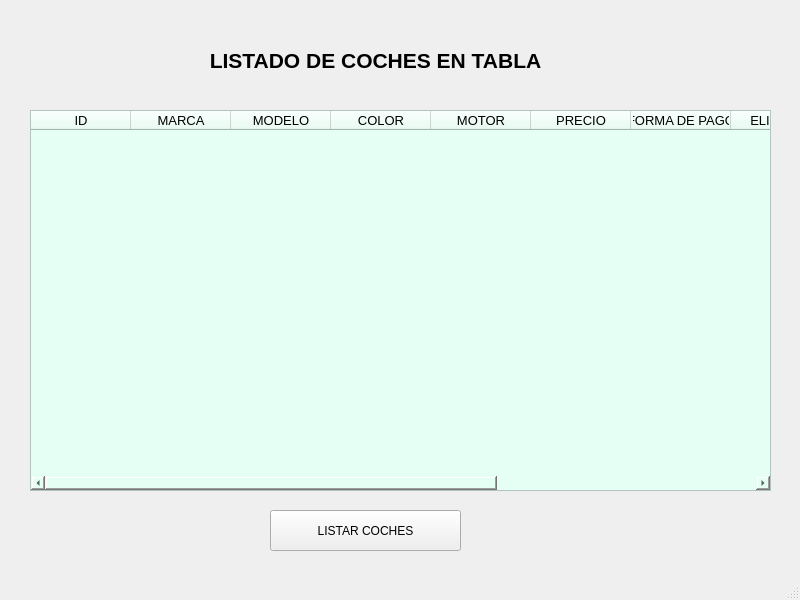
<?xml version="1.0" encoding="UTF-8"?>
<ui version="4.0">
 <class>MainWindow</class>
 <widget class="QMainWindow" name="MainWindow">
  <property name="geometry">
   <rect>
    <x>0</x>
    <y>0</y>
    <width>800</width>
    <height>600</height>
   </rect>
  </property>
  <property name="windowTitle">
   <string>Tabla de coches</string>
  </property>
  <widget class="QWidget" name="centralwidget">
   <widget class="QLabel" name="label">
    <property name="geometry">
     <rect>
      <x>120</x>
      <y>30</y>
      <width>511</width>
      <height>61</height>
     </rect>
    </property>
    <property name="text">
     <string>&lt;html&gt;&lt;head/&gt;&lt;body&gt;&lt;p align=&quot;center&quot;&gt;&lt;span style=&quot; font-size:16pt; font-weight:600;&quot;&gt;LISTADO DE COCHES EN TABLA&lt;/span&gt;&lt;/p&gt;&lt;/body&gt;&lt;/html&gt;</string>
    </property>
   </widget>
   <widget class="QTableWidget" name="tableWidget">
    <property name="geometry">
     <rect>
      <x>30</x>
      <y>110</y>
      <width>741</width>
      <height>381</height>
     </rect>
    </property>
    <property name="font">
     <font>
      <pointsize>10</pointsize>
      <weight>50</weight>
      <bold>false</bold>
     </font>
    </property>
    <property name="styleSheet">
     <string notr="true">background-color: rgb(230, 255, 244);</string>
    </property>
    <column>
     <property name="text">
      <string>ID</string>
     </property>
    </column>
    <column>
     <property name="text">
      <string>MARCA</string>
     </property>
    </column>
    <column>
     <property name="text">
      <string>MODELO</string>
     </property>
    </column>
    <column>
     <property name="text">
      <string>COLOR</string>
     </property>
    </column>
    <column>
     <property name="text">
      <string>MOTOR</string>
     </property>
    </column>
    <column>
     <property name="text">
      <string>PRECIO</string>
     </property>
    </column>
    <column>
     <property name="text">
      <string>FORMA DE PAGO</string>
     </property>
    </column>
    <column>
     <property name="text">
      <string>ELIMINAR</string>
     </property>
    </column>
    <column>
     <property name="text">
      <string>EDITAR</string>
     </property>
    </column>
    <column>
     <property name="text">
      <string>IMAGEN</string>
     </property>
    </column>
    <column>
     <property name="text">
      <string/>
     </property>
    </column>
   </widget>
   <widget class="QPushButton" name="btn_listar_tabla">
    <property name="geometry">
     <rect>
      <x>270</x>
      <y>510</y>
      <width>191</width>
      <height>41</height>
     </rect>
    </property>
    <property name="text">
     <string>LISTAR COCHES</string>
    </property>
   </widget>
  </widget>
  <widget class="QStatusBar" name="statusbar"/>
 </widget>
 <resources/>
 <connections/>
</ui>
